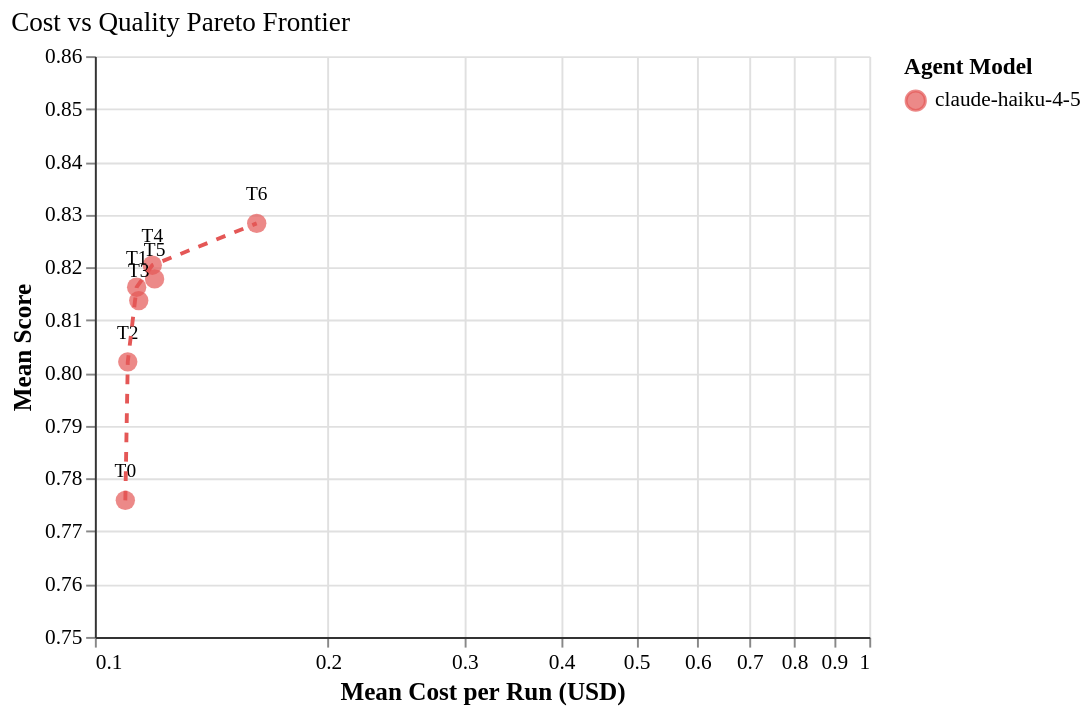

Vega-Lite specification for this chart:
### Vega-Lite specification from a JSON file in a GitHub repository (floating-point values rounded to 4 significant figures)
{"config": {"font": "serif", "axis": {"labelFontSize": 11, "titleFontSize": 13, "gridColor": "#e0e0e0", "domainColor": "#333333"}, "legend": {"labelFontSize": 11, "titleFontSize": 12}, "title": {"fontSize": 14, "anchor": "start", "fontWeight": "normal"}, "view": {"stroke": null, "continuousWidth": 400, "continuousHeight": 300, "strokeWidth": 0}, "mark": {"tooltip": true}}, "layer": [{"data": {"name": "data-17da465c50b92898a7e0aee2d0cf35a2"}, "mark": {"type": "circle", "size": 100}, "encoding": {"color": {"field": "agent_model", "scale": {"domain": ["claude-haiku-4-5"], "range": ["#E45756"]}, "title": "Agent Model", "type": "nominal"}, "shape": {"field": "agent_model", "scale": {"domain": ["claude-haiku-4-5"], "range": ["circle"]}, "type": "nominal"}, "tooltip": [{"field": "tier", "title": "Tier", "type": "ordinal"}, {"field": "agent_model", "title": "Model", "type": "nominal"}, {"field": "mean_cost", "format": "$.4f", "title": "Mean Cost", "type": "quantitative"}, {"field": "mean_score", "format": ".3f", "title": "Mean Score", "type": "quantitative"}, {"field": "is_pareto", "title": "Pareto Efficient", "type": "nominal"}], "x": {"field": "mean_cost", "scale": {"type": "log"}, "title": "Mean Cost per Run (USD)", "type": "quantitative"}, "y": {"field": "mean_score", "scale": {"domain": [0.75, 0.85]}, "title": "Mean Score", "type": "quantitative"}}}, {"data": {"name": "data-17da465c50b92898a7e0aee2d0cf35a2"}, "mark": {"type": "text", "dy": -15, "fontSize": 10}, "encoding": {"color": {"value": "black"}, "text": {"field": "tier", "type": "ordinal"}, "x": {"field": "mean_cost", "type": "quantitative"}, "y": {"field": "mean_score", "type": "quantitative"}}}, {"data": {"name": "data-5ce7ebbfa2d18f368a5c7aedcb7deaf1"}, "mark": {"type": "line", "strokeDash": [5, 5]}, "encoding": {"color": {"field": "agent_model", "scale": {"domain": ["claude-haiku-4-5"], "range": ["#E45756"]}, "type": "nominal"}, "x": {"field": "mean_cost", "type": "quantitative"}, "y": {"field": "mean_score", "type": "quantitative"}}}], "title": "Cost vs Quality Pareto Frontier", "$schema": "https://vega.github.io/schema/vega-lite/v6.1.0.json", "datasets": {"data-17da465c50b92898a7e0aee2d0cf35a2": [{"agent_model": "claude-haiku-4-5", "tier": "T0", "mean_cost": 0.1095, "mean_score": 0.7759, "is_pareto": true}, {"agent_model": "claude-haiku-4-5", "tier": "T1", "mean_cost": 0.1132, "mean_score": 0.8162, "is_pareto": true}, {"agent_model": "claude-haiku-4-5", "tier": "T2", "mean_cost": 0.1103, "mean_score": 0.8021, "is_pareto": true}, {"agent_model": "claude-haiku-4-5", "tier": "T3", "mean_cost": 0.1139, "mean_score": 0.8137, "is_pareto": false}, {"agent_model": "claude-haiku-4-5", "tier": "T4", "mean_cost": 0.1186, "mean_score": 0.8204, "is_pareto": true}, {"agent_model": "claude-haiku-4-5", "tier": "T5", "mean_cost": 0.1194, "mean_score": 0.8178, "is_pareto": false}, {"agent_model": "claude-haiku-4-5", "tier": "T6", "mean_cost": 0.1618, "mean_score": 0.8283, "is_pareto": true}], "data-5ce7ebbfa2d18f368a5c7aedcb7deaf1": [{"agent_model": "claude-haiku-4-5", "tier": "T0", "mean_cost": 0.1095, "mean_score": 0.7759, "is_pareto": true}, {"agent_model": "claude-haiku-4-5", "tier": "T2", "mean_cost": 0.1103, "mean_score": 0.8021, "is_pareto": true}, {"agent_model": "claude-haiku-4-5", "tier": "T1", "mean_cost": 0.1132, "mean_score": 0.8162, "is_pareto": true}, {"agent_model": "claude-haiku-4-5", "tier": "T4", "mean_cost": 0.1186, "mean_score": 0.8204, "is_pareto": true}, {"agent_model": "claude-haiku-4-5", "tier": "T6", "mean_cost": 0.1618, "mean_score": 0.8283, "is_pareto": true}]}}
